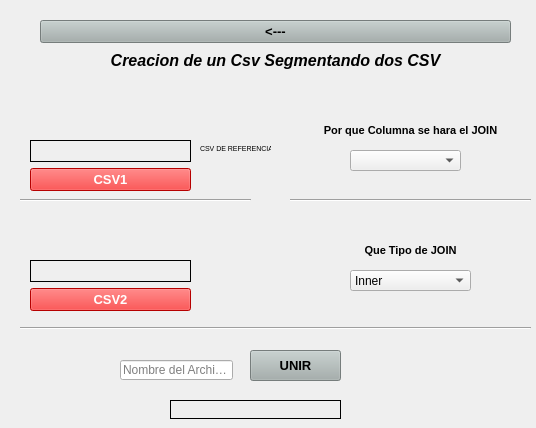
<?xml version="1.0" encoding="UTF-8"?>
<ui version="4.0">
 <class>Ventana_Unir</class>
 <widget class="QMainWindow" name="Ventana_Unir">
  <property name="geometry">
   <rect>
    <x>0</x>
    <y>0</y>
    <width>536</width>
    <height>428</height>
   </rect>
  </property>
  <property name="windowTitle">
   <string>Segmentador de CSV´s</string>
  </property>
  <property name="styleSheet">
   <string notr="true"/>
  </property>
  <widget class="QWidget" name="centralwidget">
   <widget class="QPushButton" name="unir">
    <property name="geometry">
     <rect>
      <x>250</x>
      <y>350</y>
      <width>91</width>
      <height>31</height>
     </rect>
    </property>
    <property name="font">
     <font>
      <pointsize>10</pointsize>
      <weight>75</weight>
      <bold>true</bold>
     </font>
    </property>
    <property name="styleSheet">
     <string notr="true">QPushButton:hover{
background-color: rgb(255, 0, 0);
	color: rgb(255, 255, 255);

}
QPushButton{
	
background-color: rgb(165, 175, 173);
	color: rgb(0, 0, 0);
}</string>
    </property>
    <property name="text">
     <string>UNIR</string>
    </property>
   </widget>
   <widget class="QWidget" name="layoutWidget">
    <property name="geometry">
     <rect>
      <x>30</x>
      <y>140</y>
      <width>161</width>
      <height>51</height>
     </rect>
    </property>
    <layout class="QVBoxLayout" name="verticalLayout_4">
     <item>
      <widget class="QLabel" name="ruta1">
       <property name="font">
        <font>
         <pointsize>8</pointsize>
         <weight>50</weight>
         <italic>true</italic>
         <bold>false</bold>
        </font>
       </property>
       <property name="styleSheet">
        <string notr="true"/>
       </property>
       <property name="frameShape">
        <enum>QFrame::Box</enum>
       </property>
       <property name="text">
        <string/>
       </property>
       <property name="alignment">
        <set>Qt::AlignCenter</set>
       </property>
      </widget>
     </item>
     <item>
      <widget class="QPushButton" name="botoncsv1">
       <property name="font">
        <font>
         <pointsize>10</pointsize>
         <weight>75</weight>
         <bold>true</bold>
        </font>
       </property>
       <property name="styleSheet">
        <string notr="true">QPushButton:hover{
	background-color: rgb(165, 175, 173);
	color: rgb(0, 0, 0);
}
QPushButton{
	background-color: rgb(255, 0, 0);
	color: rgb(255, 255, 255);
}</string>
       </property>
       <property name="text">
        <string>CSV1</string>
       </property>
      </widget>
     </item>
    </layout>
   </widget>
   <widget class="QLabel" name="subtitulo1">
    <property name="geometry">
     <rect>
      <x>310</x>
      <y>120</y>
      <width>201</width>
      <height>21</height>
     </rect>
    </property>
    <property name="font">
     <font>
      <pointsize>8</pointsize>
      <weight>75</weight>
      <bold>true</bold>
     </font>
    </property>
    <property name="styleSheet">
     <string notr="true"/>
    </property>
    <property name="text">
     <string>Por que Columna se hara el JOIN</string>
    </property>
    <property name="alignment">
     <set>Qt::AlignCenter</set>
    </property>
   </widget>
   <widget class="QComboBox" name="columnajoin">
    <property name="geometry">
     <rect>
      <x>350</x>
      <y>150</y>
      <width>111</width>
      <height>21</height>
     </rect>
    </property>
    <property name="styleSheet">
     <string notr="true"/>
    </property>
   </widget>
   <widget class="QLabel" name="subtitulo2">
    <property name="geometry">
     <rect>
      <x>320</x>
      <y>240</y>
      <width>181</width>
      <height>21</height>
     </rect>
    </property>
    <property name="font">
     <font>
      <pointsize>8</pointsize>
      <weight>75</weight>
      <bold>true</bold>
     </font>
    </property>
    <property name="styleSheet">
     <string notr="true"/>
    </property>
    <property name="text">
     <string>Que Tipo de JOIN</string>
    </property>
    <property name="alignment">
     <set>Qt::AlignCenter</set>
    </property>
   </widget>
   <widget class="QComboBox" name="tipo_join">
    <property name="geometry">
     <rect>
      <x>350</x>
      <y>270</y>
      <width>121</width>
      <height>21</height>
     </rect>
    </property>
    <property name="styleSheet">
     <string notr="true"/>
    </property>
    <item>
     <property name="text">
      <string>Inner</string>
     </property>
    </item>
    <item>
     <property name="text">
      <string>Outer</string>
     </property>
    </item>
    <item>
     <property name="text">
      <string>Left</string>
     </property>
    </item>
    <item>
     <property name="text">
      <string>Right</string>
     </property>
    </item>
   </widget>
   <widget class="QLabel" name="resultado">
    <property name="geometry">
     <rect>
      <x>170</x>
      <y>400</y>
      <width>171</width>
      <height>19</height>
     </rect>
    </property>
    <property name="font">
     <font>
      <pointsize>9</pointsize>
      <weight>75</weight>
      <bold>true</bold>
     </font>
    </property>
    <property name="styleSheet">
     <string notr="true"/>
    </property>
    <property name="frameShape">
     <enum>QFrame::Box</enum>
    </property>
    <property name="text">
     <string/>
    </property>
    <property name="alignment">
     <set>Qt::AlignCenter</set>
    </property>
   </widget>
   <widget class="QLabel" name="img1">
    <property name="geometry">
     <rect>
      <x>90</x>
      <y>80</y>
      <width>51</width>
      <height>51</height>
     </rect>
    </property>
    <property name="text">
     <string/>
    </property>
    <property name="pixmap">
     <pixmap>../multimedia/csv.png</pixmap>
    </property>
    <property name="scaledContents">
     <bool>true</bool>
    </property>
   </widget>
   <widget class="QLabel" name="img2">
    <property name="geometry">
     <rect>
      <x>80</x>
      <y>210</y>
      <width>51</width>
      <height>41</height>
     </rect>
    </property>
    <property name="text">
     <string/>
    </property>
    <property name="pixmap">
     <pixmap>../multimedia/csv2.png</pixmap>
    </property>
    <property name="scaledContents">
     <bool>true</bool>
    </property>
   </widget>
   <widget class="Line" name="line">
    <property name="geometry">
     <rect>
      <x>20</x>
      <y>190</y>
      <width>231</width>
      <height>21</height>
     </rect>
    </property>
    <property name="styleSheet">
     <string notr="true"/>
    </property>
    <property name="orientation">
     <enum>Qt::Horizontal</enum>
    </property>
   </widget>
   <widget class="Line" name="line_2">
    <property name="geometry">
     <rect>
      <x>20</x>
      <y>320</y>
      <width>511</width>
      <height>16</height>
     </rect>
    </property>
    <property name="styleSheet">
     <string notr="true"/>
    </property>
    <property name="orientation">
     <enum>Qt::Horizontal</enum>
    </property>
   </widget>
   <widget class="QLabel" name="img3">
    <property name="geometry">
     <rect>
      <x>250</x>
      <y>180</y>
      <width>41</width>
      <height>41</height>
     </rect>
    </property>
    <property name="styleSheet">
     <string notr="true"/>
    </property>
    <property name="text">
     <string/>
    </property>
    <property name="pixmap">
     <pixmap>../multimedia/mas.png</pixmap>
    </property>
    <property name="scaledContents">
     <bool>true</bool>
    </property>
   </widget>
   <widget class="Line" name="line_3">
    <property name="geometry">
     <rect>
      <x>290</x>
      <y>190</y>
      <width>241</width>
      <height>20</height>
     </rect>
    </property>
    <property name="styleSheet">
     <string notr="true"/>
    </property>
    <property name="orientation">
     <enum>Qt::Horizontal</enum>
    </property>
   </widget>
   <widget class="QLabel" name="img4">
    <property name="geometry">
     <rect>
      <x>70</x>
      <y>350</y>
      <width>41</width>
      <height>41</height>
     </rect>
    </property>
    <property name="styleSheet">
     <string notr="true"/>
    </property>
    <property name="text">
     <string/>
    </property>
    <property name="pixmap">
     <pixmap>../multimedia/igual.png</pixmap>
    </property>
    <property name="scaledContents">
     <bool>true</bool>
    </property>
   </widget>
   <widget class="QLabel" name="img5">
    <property name="geometry">
     <rect>
      <x>370</x>
      <y>350</y>
      <width>41</width>
      <height>41</height>
     </rect>
    </property>
    <property name="styleSheet">
     <string notr="true"/>
    </property>
    <property name="text">
     <string/>
    </property>
    <property name="pixmap">
     <pixmap>../multimedia/igual.png</pixmap>
    </property>
    <property name="scaledContents">
     <bool>true</bool>
    </property>
   </widget>
   <widget class="QLabel" name="img6">
    <property name="geometry">
     <rect>
      <x>450</x>
      <y>340</y>
      <width>71</width>
      <height>61</height>
     </rect>
    </property>
    <property name="styleSheet">
     <string notr="true"/>
    </property>
    <property name="text">
     <string/>
    </property>
    <property name="pixmap">
     <pixmap>../multimedia/csvfinal.jpg</pixmap>
    </property>
    <property name="scaledContents">
     <bool>true</bool>
    </property>
   </widget>
   <widget class="QLabel" name="label">
    <property name="geometry">
     <rect>
      <x>200</x>
      <y>140</y>
      <width>71</width>
      <height>16</height>
     </rect>
    </property>
    <property name="font">
     <font>
      <pointsize>5</pointsize>
     </font>
    </property>
    <property name="styleSheet">
     <string notr="true"/>
    </property>
    <property name="text">
     <string>CSV DE REFERENCIA</string>
    </property>
   </widget>
   <widget class="QWidget" name="layoutWidget">
    <property name="geometry">
     <rect>
      <x>40</x>
      <y>20</y>
      <width>471</width>
      <height>51</height>
     </rect>
    </property>
    <layout class="QVBoxLayout" name="verticalLayout">
     <item>
      <widget class="QPushButton" name="regresar">
       <property name="font">
        <font>
         <pointsize>10</pointsize>
         <weight>75</weight>
         <bold>true</bold>
        </font>
       </property>
       <property name="cursor">
        <cursorShape>OpenHandCursor</cursorShape>
       </property>
       <property name="styleSheet">
        <string notr="true">QPushButton:hover{
background-color: rgb(255, 0, 0);
	color: rgb(255, 255, 255);

}
QPushButton{
	
background-color: rgb(165, 175, 173);
	color: rgb(0, 0, 0);
}</string>
       </property>
       <property name="text">
        <string>&lt;---</string>
       </property>
      </widget>
     </item>
     <item>
      <widget class="QLabel" name="titulo">
       <property name="font">
        <font>
         <pointsize>12</pointsize>
         <weight>75</weight>
         <italic>true</italic>
         <bold>true</bold>
        </font>
       </property>
       <property name="styleSheet">
        <string notr="true"/>
       </property>
       <property name="text">
        <string>Creacion de un Csv Segmentando dos CSV</string>
       </property>
       <property name="alignment">
        <set>Qt::AlignCenter</set>
       </property>
      </widget>
     </item>
    </layout>
   </widget>
   <widget class="QWidget" name="layoutWidget">
    <property name="geometry">
     <rect>
      <x>30</x>
      <y>260</y>
      <width>161</width>
      <height>51</height>
     </rect>
    </property>
    <layout class="QVBoxLayout" name="verticalLayout_3">
     <item>
      <widget class="QLabel" name="ruta2">
       <property name="font">
        <font>
         <pointsize>8</pointsize>
         <weight>50</weight>
         <italic>true</italic>
         <bold>false</bold>
        </font>
       </property>
       <property name="styleSheet">
        <string notr="true"/>
       </property>
       <property name="frameShape">
        <enum>QFrame::Box</enum>
       </property>
       <property name="text">
        <string/>
       </property>
       <property name="alignment">
        <set>Qt::AlignCenter</set>
       </property>
      </widget>
     </item>
     <item>
      <widget class="QPushButton" name="botoncsv2">
       <property name="font">
        <font>
         <pointsize>10</pointsize>
         <weight>75</weight>
         <bold>true</bold>
        </font>
       </property>
       <property name="styleSheet">
        <string notr="true">QPushButton:hover{
	background-color: rgb(165, 175, 173);
	color: rgb(0, 0, 0);
}
QPushButton{
	background-color: rgb(255, 0, 0);
	color: rgb(255, 255, 255);
}</string>
       </property>
       <property name="text">
        <string>CSV2</string>
       </property>
      </widget>
     </item>
    </layout>
   </widget>
   <widget class="QLineEdit" name="nombrearchivo">
    <property name="geometry">
     <rect>
      <x>120</x>
      <y>360</y>
      <width>113</width>
      <height>20</height>
     </rect>
    </property>
    <property name="styleSheet">
     <string notr="true"/>
    </property>
    <property name="text">
     <string/>
    </property>
    <property name="placeholderText">
     <string>Nombre del Archivo:</string>
    </property>
   </widget>
   <zorder>unir</zorder>
   <zorder>layoutWidget</zorder>
   <zorder>subtitulo1</zorder>
   <zorder>subtitulo2</zorder>
   <zorder>tipo_join</zorder>
   <zorder>resultado</zorder>
   <zorder>img1</zorder>
   <zorder>line</zorder>
   <zorder>line_2</zorder>
   <zorder>img3</zorder>
   <zorder>line_3</zorder>
   <zorder>img4</zorder>
   <zorder>img5</zorder>
   <zorder>img6</zorder>
   <zorder>label</zorder>
   <zorder>layoutWidget</zorder>
   <zorder>layoutWidget</zorder>
   <zorder>nombrearchivo</zorder>
   <zorder>columnajoin</zorder>
   <zorder>img2</zorder>
  </widget>
 </widget>
 <resources/>
 <connections/>
</ui>
